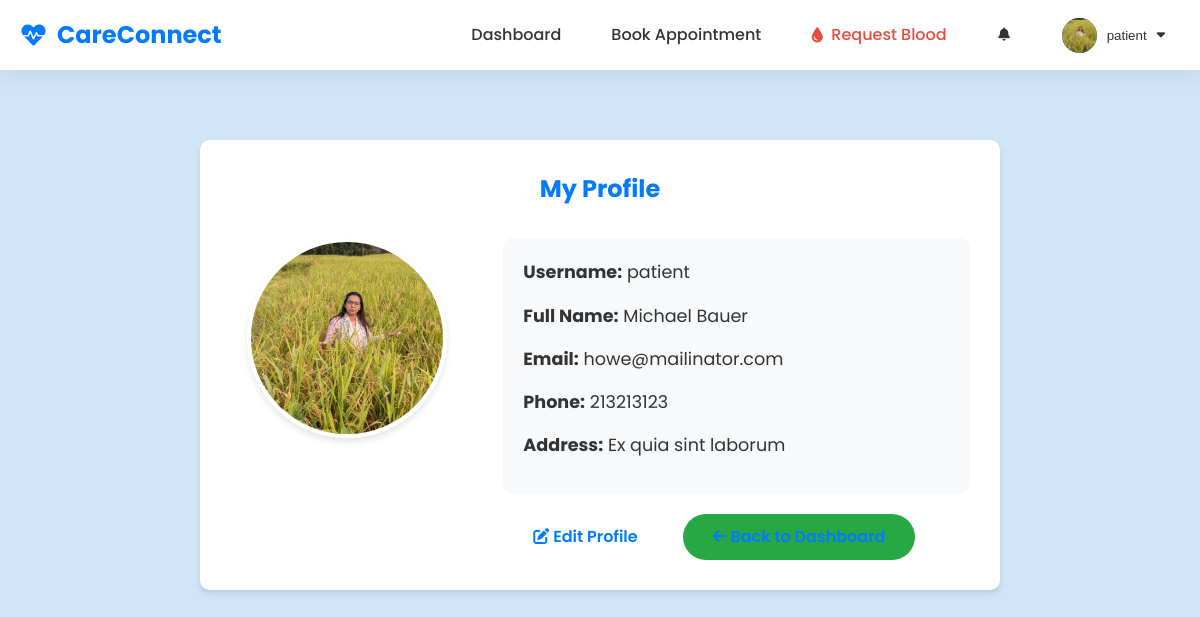
The page /patient/profile/ (signed in) on the database its author committed.
### core/models.py (models this page shows, shortened)
class User(AbstractUser):
    is_patient = models.BooleanField(default=False)
    is_doctor = models.BooleanField(default=False)
    groups = models.ManyToManyField(
        'auth.Group',
        verbose_name='groups',
        blank=True,
        help_text='The groups this user belongs to. A user will get all permissions granted to each of their groups.',
        related_name="custom_user_set",
        related_query_name="user",
    )
    user_permissions = models.ManyToManyField(
        'auth.Permission',
        verbose_name='user permissions',
        blank=True,
        help_text='Specific permissions for this user.',
        related_name="custom_user_set",
        related_query_name="user",
    )

### patient/models.py (models this page shows, shortened)
class PatientProfile(models.Model):
    user = models.OneToOneField(settings.AUTH_USER_MODEL, on_delete=models.CASCADE, related_name='patient_profile')
    address = models.TextField()
    phone_number = models.CharField(max_length=15)
    profile_pic = models.ImageField(upload_to='profile_pics/patient/', blank=True, null=True)

### patient/views.py (the view)
# urls.py: path('profile/', views.profile_view, name='doctor_profile'),
@login_required
@never_cache
def profile_view(request):
    if not request.user.is_patient:
        return redirect('home')
    return render(request, 'patient/profile.html')

### templates/patient/profile.html
{% extends 'base.html' %}
{% block content %}
<div class="container">
    <div class="form-container" style="max-width: 800px;">
        <h2 style="text-align: center; margin-bottom: 30px; color: var(--primary-color);">My Profile</h2>
        <div style="display: flex; gap: 40px; align-items: flex-start; flex-wrap: wrap;">
            <div style="flex: 1; text-align: center;">
                {% if user.patient_profile.profile_pic %}
                <img src="{{ user.patient_profile.profile_pic.url }}" alt="Profile Picture"
                    style="width: 200px; height: 200px; border-radius: 50%; object-fit: cover; box-shadow: var(--shadow); border: 4px solid var(--white);">
                {% else %}
                <div
                    style="width: 200px; height: 200px; border-radius: 50%; background-color: #ddd; display: flex; align-items: center; justify-content: center; margin: 0 auto; box-shadow: var(--shadow); border: 4px solid var(--white);">
                    <i class="fas fa-user fa-5x" style="color: #aaa;"></i>
                </div>
                {% endif %}
            </div>
            <div style="flex: 2;">
                <div style="background: var(--light-bg); padding: 20px; border-radius: 10px;">
                    <p style="margin-bottom: 15px; font-size: 1.1rem;"><strong>Username:</strong> {{ user.username }}
                    </p>
                    <p style="margin-bottom: 15px; font-size: 1.1rem;"><strong>Full Name:</strong> {{ user.get_full_name}}</p>
                    <p style="margin-bottom: 15px; font-size: 1.1rem;"><strong>Email:</strong> {{ user.email }}</p>
                    <p style="margin-bottom: 15px; font-size: 1.1rem;"><strong>Phone:</strong> {{user.patient_profile.phone_number }}</p>
                    <p style="margin-bottom: 15px; font-size: 1.1rem;"><strong>Address:</strong> {{user.patient_profile.address }}</p>
                </div>
                <div style="margin-top: 20px; display: flex; gap: 15px;">
                    <a href="{% url 'edit_profile' %}" class="btn"><i class="fas fa-edit"></i> Edit Profile</a>
                    <a href="{% url 'patient_dashboard' %}" class="btn"
                        style="background-color: var(--secondary-color);"><i class="fas fa-arrow-left"></i> Back to
                        Dashboard</a>
                </div>
            </div>
        </div>
    </div>
</div>
{% endblock %}

### templates/navbar.html (shortened to what this page needs)
<nav class="navbar">
    <div class="container">
        <a href="{% url 'home' %}" class="logo">
            <i class="fas fa-heartbeat"></i> CareConnect
        </a>
        <ul class="nav-links">
            {% if user.is_authenticated %}
            {% if user.is_patient %}
            <li><a href="{% url 'patient_dashboard' %}">Dashboard</a></li>
            <li><a href="{% url 'book_appointment' %}">Book Appointment</a></li>
            <li>
                <a href="{% url 'request_blood' %}" class="blood-bank-link">
                    <i class="fas fa-tint"></i> Request Blood
                </a>
            </li>
            {% elif user.is_doctor %}
            <li><a href="{% url 'doctor_dashboard' %}">Dashboard</a></li>
            {% elif user.is_superuser %}
            <li><a href="{% url 'admin_dashboard' %}">Admin Dashboard</a></li>
            {% endif %}
            <li class="notification-container" id="notificationContainer">
                <button class="notification-trigger" id="notificationTrigger">
                    <i class="fas fa-bell"></i>
                </button>
            </li>
            <li class="user-dropdown">
                <button class="user-trigger" id="userTrigger">
                    <span class="user-avatar">
                        {% if user.patient_profile.profile_pic %}
                        <img src="{{ user.patient_profile.profile_pic.url }}" alt="{{ user.username }}">
                        {% elif user.doctor_profile.profile_pic %}
                        <img src="{{ user.doctor_profile.profile_pic.url }}" alt="{{ user.username }}">
                        {% else %}
                        <i class="fas fa-user"></i>
                        {% endif %}
                    </span>
                    <span class="username">{{ user.username }}</span>
                    <i class="fas fa-caret-down"></i>
                </button>
            </li>
            {% endif %}
        </ul>
    </div>
</nav>

### static/css/style.css (style rules this page uses)
:root { --primary-color: #007bff; --secondary-color: #28a745; --accent-color: #17a2b8; --text-color: #333; --light-bg: #f8f9fa; --dark-bg: #343a40; --white: #ffffff; --shadow: 0 4px 6px rgba(0, 0, 0, 0.1); --transition: all 0.3s ease; --navbar-height: 70px; }
* { margin: 0; padding: 0; box-sizing: border-box; }
body { font-family: 'Poppins', sans-serif; line-height: 1.6; color: var(--text-color); background-color: var(--light-bg); display: flex; flex-direction: column; min-height: 100vh; padding-top: var(--navbar-height); }
.navbar { background-color: var(--white); box-shadow: var(--shadow); position: fixed; top: 0; left: 0; right: 0; z-index: 1000; height: var(--navbar-height); }
.navbar .container { display: flex; justify-content: space-between; align-items: center; max-width: 1200px; margin: 0 auto; padding: 0 20px; height: 100%; }
.container { max-width: 1200px; margin: 0 auto; padding: 0 20px; width: 100%; }
.form-container { max-width: 500px; margin: 30px auto; background: var(--white); padding: 30px; border-radius: 10px; box-shadow: var(--shadow); animation: fadeIn 1s ease-in-out; }
:root { --primary-color: #007bff; --secondary-color: #28a745; --accent-color: #17a2b8; --text-color: #333; --light-bg: #f8f9fa; --dark-bg: #343a40; --white: #ffffff; --shadow: 0 4px 6px rgba(0, 0, 0, 0.1); --transition: all 0.3s ease; }
body { font-family: 'Poppins', sans-serif; line-height: 1.6; color: var(--text-color); background-color: var(--light-bg); display: flex; flex-direction: column; min-height: 100vh; }
a { text-decoration: none; color: inherit; }
ul { list-style: none; }
.navbar { background-color: var(--white); box-shadow: var(--shadow); position: sticky; top: 0; z-index: 1000; }
.navbar .container { display: flex; justify-content: space-between; align-items: center; max-width: 1200px; margin: 0 auto; padding: 0 20px; }
.logo { font-size: 1.5rem; font-weight: 700; color: var(--primary-color); }
.nav-links { display: flex; gap: 20px; }
.nav-links a { font-weight: 500; transition: var(--transition); }
.container { max-width: 1200px; margin: 0 auto; padding: 0 20px; }
.btn { display: inline-block; padding: 10px 30px; background-color: var(--white); color: var(--primary-color); border-radius: 25px; font-weight: 600; transition: var(--transition); animation: bounce 2s infinite; }
.form-container { max-width: 500px; margin: 50px auto; background: var(--white); padding: 30px; border-radius: 10px; box-shadow: var(--shadow); animation: fadeIn 1s ease-in-out; }

### templates/navbar.html (style rules this page uses)
.navbar { background: var(--white); box-shadow: 0 2px 20px rgba(0, 0, 0, 0.1); position: fixed; top: 0; left: 0; right: 0; z-index: 1000; backdrop-filter: blur(10px); }
.navbar .container { max-width: 1200px; margin: 0 auto; padding: 0 20px; display: flex; align-items: center; justify-content: space-between; height: 70px; }
.logo { font-size: 1.5rem; font-weight: 700; color: var(--primary-color); text-decoration: none; display: flex; align-items: center; gap: 10px; transition: transform 0.3s ease; }
.nav-links { display: flex; align-items: center; gap: 20px; list-style: none; margin: 0; padding: 0; }
.nav-links li { position: relative; }
.nav-links a { color: var(--text-color); text-decoration: none; font-weight: 500; padding: 10px 15px; border-radius: 8px; transition: all 0.3s ease; display: flex; align-items: center; gap: 8px; }
.blood-bank-link { color: #e74c3c !important; font-weight: 600; }
.notification-container { position: relative; }
.notification-trigger { background: none; border: none; padding: 10px; border-radius: 50%; cursor: pointer; position: relative; transition: all 0.3s ease; color: var(--text-color); display: flex; align-items: center; justify-content: center; width: 45px; height: 45px; }
.user-dropdown { position: relative; }
.user-trigger { background: none; border: none; padding: 8px 15px; border-radius: 25px; cursor: pointer; transition: all 0.3s ease; display: flex; align-items: center; gap: 10px; color: var(--text-color); font-weight: 500; }
.user-avatar { width: 35px; height: 35px; border-radius: 50%; background: var(--primary-color); display: flex; align-items: center; justify-content: center; color: white; overflow: hidden; }
.user-avatar img { width: 100%; height: 100%; object-fit: cover; }

### rows shown on the page
User: patient_profile.profile_pic (picture), username "patient", get_full_name "Michael Bauer", email "howe@mailinator.com", patient_profile.phone_number "213213123", patient_profile.address "Ex quia sint laborum"
